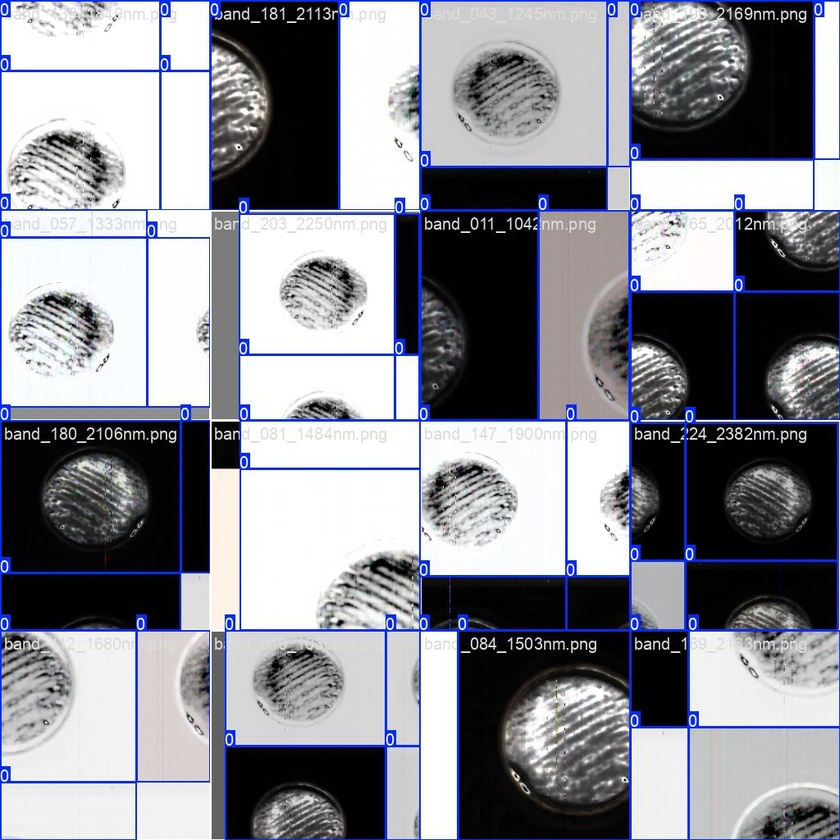
#> input picture yolo/runs/yolo12x_1/train_batch2.jpg, 840 x 840 px, shrunk from 1024 x 1024 before the run
$ python -i segmentation.py   (imports and definitions only)
#> lines starting #> are read from the running program, lines starting #| are printed output that depends on the picture; after the words box and inside, x2 and y2 are one past the last pixel; in counts of white or black regions, pixels touching at a corner belong together
"""Segmentation helpers for fast circular region proposals."""

from __future__ import annotations

from typing import Optional, Tuple

import cv2
import numpy as np


def largest_component_mask(gray: np.ndarray, min_area_frac: float = 0.01) -> Tuple[Optional[np.ndarray], Optional[Tuple[float, float, float]]]:
    H, W = gray.shape
    _, th1 = cv2.threshold(gray, 0, 255, cv2.THRESH_BINARY + cv2.THRESH_OTSU)
    _, th2 = cv2.threshold(255 - gray, 0, 255, cv2.THRESH_BINARY + cv2.THRESH_OTSU)
    candidates = []
    kernel3 = np.ones((3, 3), np.uint8)
    kernel5 = np.ones((5, 5), np.uint8)
    for th in (th1, th2):
        th = cv2.morphologyEx(th, cv2.MORPH_OPEN, kernel3, iterations=1)
        th = cv2.morphologyEx(th, cv2.MORPH_CLOSE, kernel5, iterations=2)
        cnts, _ = cv2.findContours(th, cv2.RETR_EXTERNAL, cv2.CHAIN_APPROX_SIMPLE)
        if not cnts:
            candidates.append((0, None, None))
            continue
        cnt = max(cnts, key=cv2.contourArea)
        area = cv2.contourArea(cnt)
        if area < min_area_frac * H * W:
            candidates.append((0, None, None))
            continue
        (cx, cy), r = cv2.minEnclosingCircle(cnt)
        candidates.append((area, th, (float(cx), float(cy), float(r))))
    candidates.sort(key=lambda t: t[0], reverse=True)
    if candidates[0][0] <= 0:
        return None, None
    return candidates[0][1], candidates[0][2]

>>> import cv2
>>> picture = cv2.imread('../../../yolo/runs/yolo12x_1/train_batch2.jpg', cv2.IMREAD_GRAYSCALE)
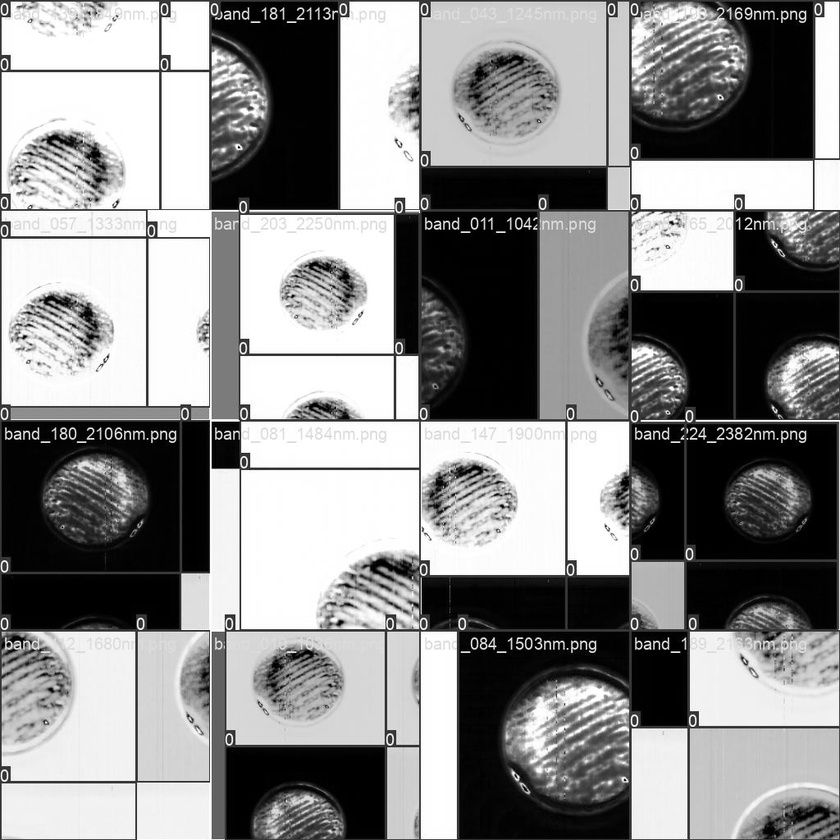
#> picture: shape (840, 840); min 0, max 255, mean 140.4
>>> result = largest_component_mask(picture)
#> in largest_component_mask, `_, th1 = cv2.threshold(gray, 0, 255, cv2.THRESH_BINARY + cv2.THRESH_OT..`:
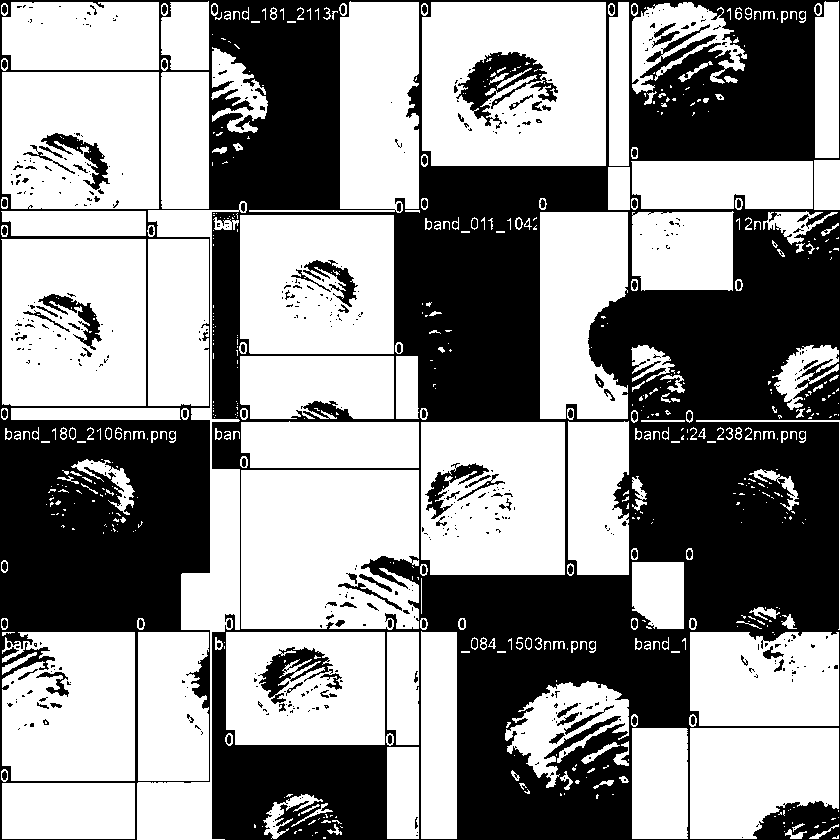
#> th1: shape (840, 840); 56.7% white; 556 black regions (412 under 20 px), largest, box (x1, y1, x2, y2) and area: (0, 0, 840, 840) 289242, (456, 52, 558, 129) 2826, (258, 647, 333, 704) 1583
#> the loop in largest_component_mask, `for th in (th1, th2):` made 2 passes
#> (area, cx, cy, r) on passes 1 to 2: (410694.5, 419.5, 419.5, 593.3), (475678.5, 419.5, 419.5, 593.3)
#> pass 1, in largest_component_mask, `th = cv2.morphologyEx(th, cv2.MORPH_OPEN, kernel3, iterations=1)`:
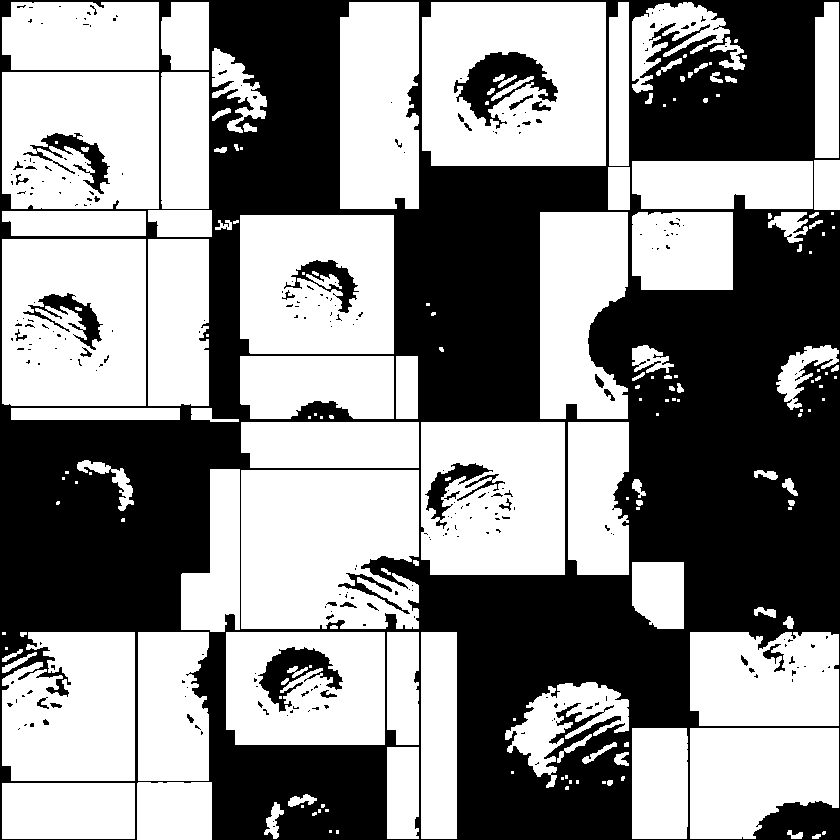
#> th: shape (840, 840); 54.7% white; 265 black regions (221 under 20 px), largest, box (x1, y1, x2, y2) and area: (0, 0, 840, 840) 305466, (454, 52, 558, 129) 3298, (258, 647, 343, 712) 2226
#> pass 1, in largest_component_mask, `th = cv2.morphologyEx(th, cv2.MORPH_CLOSE, kernel5, iterations=2)`:
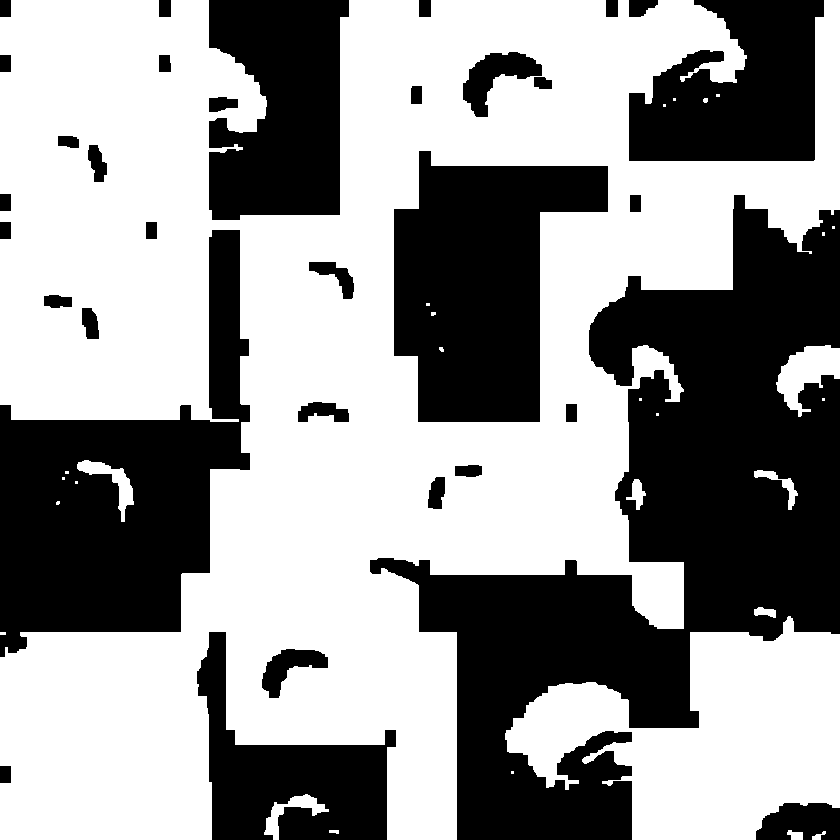
#> th: shape (840, 840); 58.9% white; 33 black regions, largest, box (x1, y1, x2, y2) and area: (370, 195, 840, 840) 122351, (0, 230, 250, 657) 50340, (394, 151, 608, 422) 37975
#> pass 2, in largest_component_mask, `th = cv2.morphologyEx(th, cv2.MORPH_OPEN, kernel3, iterations=1)`:
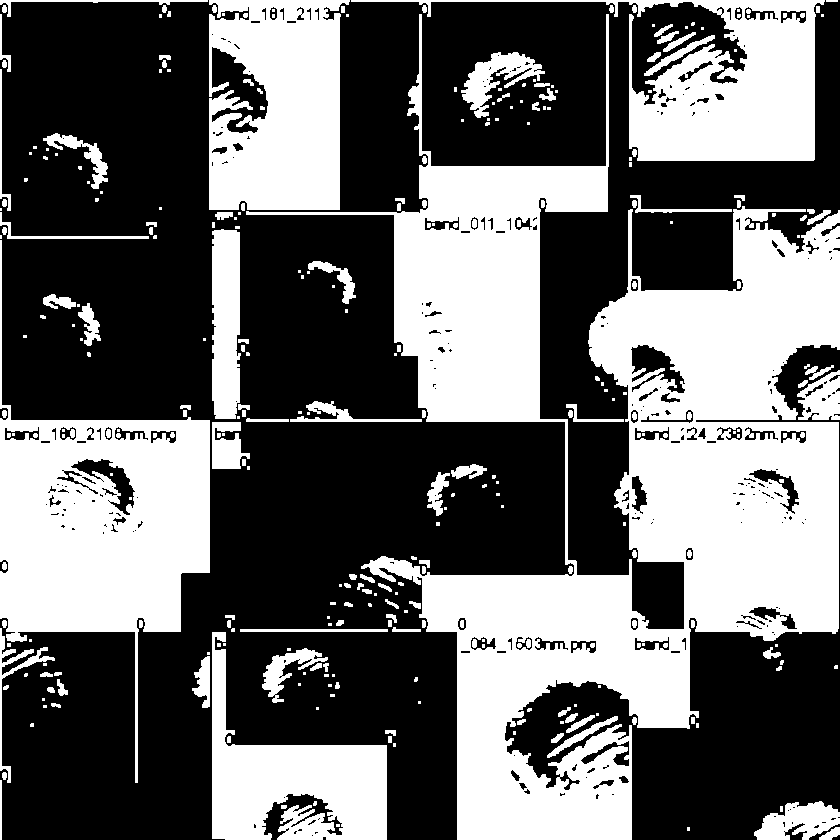
#> th: shape (840, 840); 41.1% white; 319 white regions (157 under 20 px), largest, box (x1, y1, x2, y2) and area: (246, 14, 840, 840) 154923, (0, 240, 210, 783) 40970, (209, 0, 350, 210) 24168
#> pass 2, in largest_component_mask, `th = cv2.morphologyEx(th, cv2.MORPH_CLOSE, kernel5, iterations=2)`:
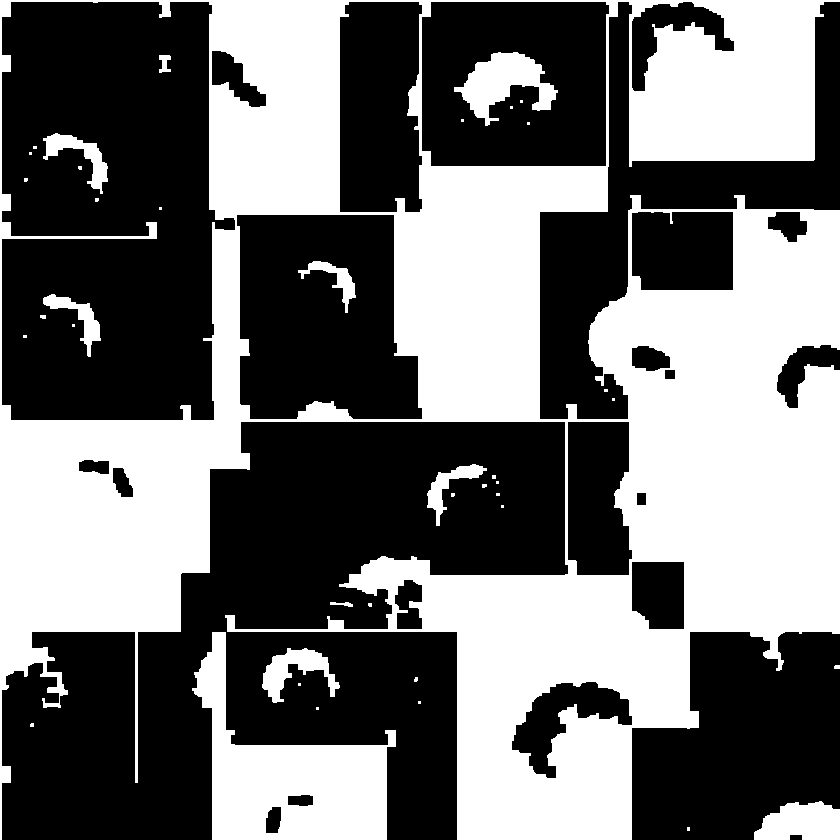
#> th: shape (840, 840); 44.5% white; 40 white regions (27 under 20 px), largest, box (x1, y1, x2, y2) and area: (0, 0, 840, 840) 282895, (192, 632, 396, 840) 18595, (454, 52, 558, 126) 3593
#> after the loop in largest_component_mask, `for th in (th1, th2):`: candidates = 2 items
